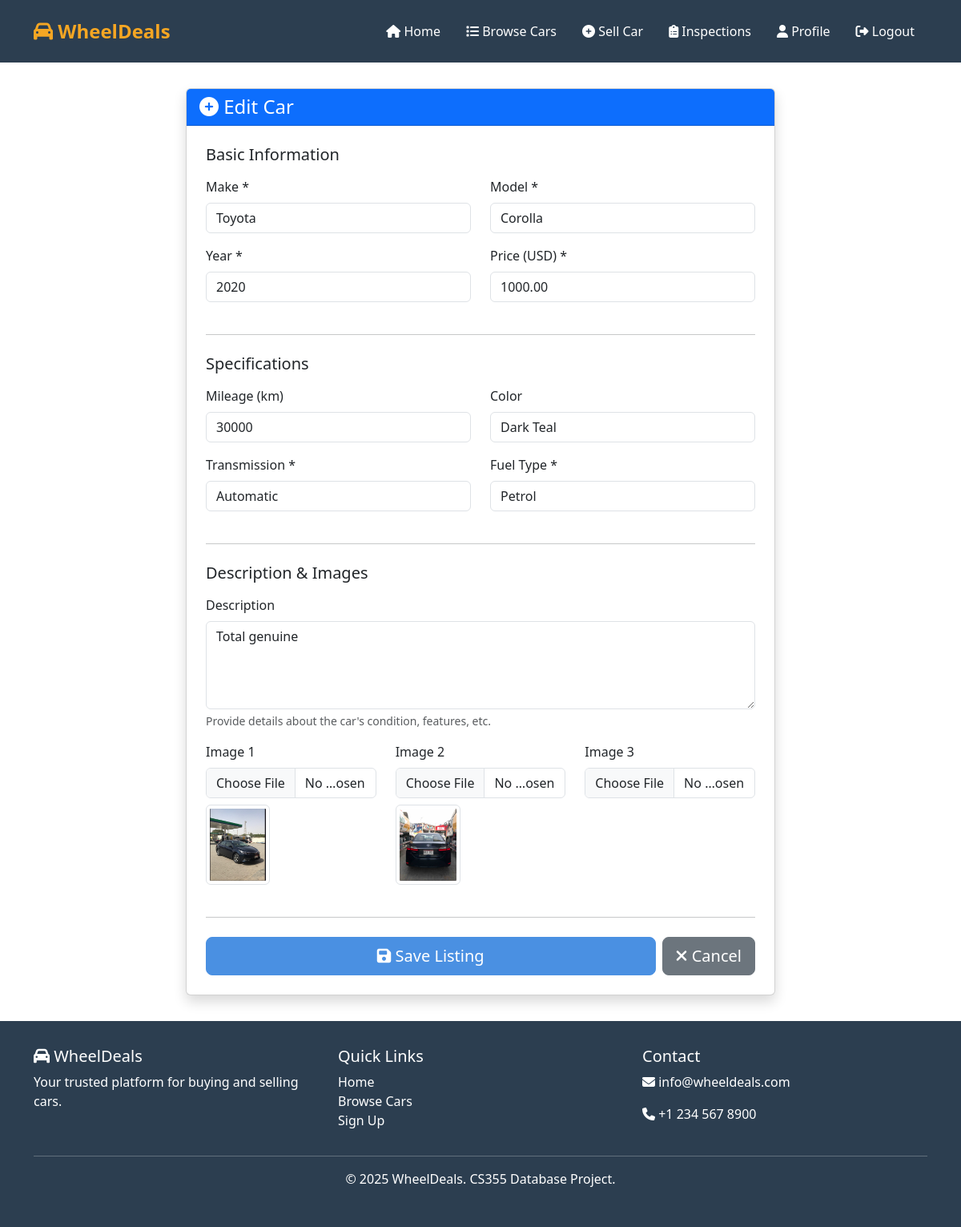
Page /cars/2/edit/ (signed in) on the committed database.
### cars/models.py (models this page shows, shortened)
class Car(models.Model):
    TRANSMISSION_CHOICES = [
        ("automatic", "Automatic"),
        ("manual", "Manual"),
    ]
    FUEL_CHOICES = [
        ("petrol", "Petrol"),
        ("diesel", "Diesel"),
        ("electric", "Electric"),
        ("hybrid", "Hybrid"),
    ]
    STATUS_CHOICES = [
        ("pending", "Pending Review"),
        ("published", "Published"),
        ("declined", "Declined"),
    ]
    make = models.CharField(max_length=100)
    model = models.CharField(max_length=100)
    year = models.IntegerField()
    price = models.DecimalField(max_digits=10, decimal_places=2)
    mileage = models.IntegerField(
        null=True, blank=True, help_text="Mileage in kilometers"
    )
    color = models.CharField(max_length=50, blank=True)
    transmission = models.CharField(
        max_length=20, choices=TRANSMISSION_CHOICES, default="automatic"
    )
    fuel_type = models.CharField(max_length=20, choices=FUEL_CHOICES, default="petrol")
    description = models.TextField(blank=True)
    image1 = models.ImageField(upload_to="cars/", null=True, blank=True)
    image2 = models.ImageField(upload_to="cars/", null=True, blank=True)
    image3 = models.ImageField(upload_to="cars/", null=True, blank=True)
    seller = models.ForeignKey(
        settings.AUTH_USER_MODEL, on_delete=models.CASCADE, related_name="cars"
    )
    date_posted = models.DateTimeField(default=timezone.now)
    is_sold = models.BooleanField(default=False)
    views = models.IntegerField(default=0)
    status = models.CharField(
        max_length=20,
        choices=STATUS_CHOICES,
        default="pending",
        help_text="Moderation status of the listing",
    )
    declined_reason = models.TextField(
        blank=True, help_text="Reason for declining the listing"
    )
    viewed_by = models.ManyToManyField(
        settings.AUTH_USER_MODEL,
        related_name="viewed_cars",
        blank=True,
        help_text="Users who have viewed this car",
    )
    class Meta:
        db_table = "cars_car"
        ordering = ["-date_posted"]
        verbose_name = "Car"
        verbose_name_plural = "Cars"

### cars/views.py (the view)
# urls.py: path("<int:pk>/edit/", views.car_update, name="car_update"),
@login_required
def car_update(request, pk):
    car = get_object_or_404(Car, pk=pk, seller=request.user)
    if request.method == "POST":
        form = CarForm(request.POST, request.FILES, instance=car)
        if form.is_valid():
            form.save()
            messages.success(request, "Your car listing has been updated!")
            return redirect("car_detail", pk=car.pk)
    else:
        form = CarForm(instance=car)
    context = {"form": form, "title": "Edit Car", "car": car}
    return render(request, "cars/car_form.html", context)

### users/models.py (called while the page is built)
    def is_buyer(self):
        return self.role == "buyer"

    def is_seller(self):
        return self.role == "seller"

    def is_inspector(self):
        return self.role == "inspector"

    def is_admin(self):
        return self.role == "admin"

### templates/cars/car_form.html (shortened to what this page needs)
{% extends 'base.html' %}
{% block content %}
<div class="container">
    <div class="row justify-content-center">
        <div class="col-lg-8">
            <div class="card shadow">
                <div class="card-header bg-primary text-white">
                    <h4 class="mb-0">
                        <i class="fas fa-plus-circle"></i> {{ title }}
                    </h4>
                </div>
                <div class="card-body p-4">
                    <form method="post" enctype="multipart/form-data">
                        <h5 class="mb-3">Basic Information</h5>
                        <div class="row">
                            <div class="col-md-6 mb-3">
                                <label for="{{ form.make.id_for_label }}" class="form-label">Make *</label>
                                {{ form.make }}
                            </div>
                            <div class="col-md-6 mb-3">
                                <label for="{{ form.model.id_for_label }}" class="form-label">Model *</label>
                                {{ form.model }}
                            </div>
                        </div>
                        <div class="row">
                            <div class="col-md-6 mb-3">
                                <label for="{{ form.year.id_for_label }}" class="form-label">Year *</label>
                                {{ form.year }}
                            </div>
                            <div class="col-md-6 mb-3">
                                <label for="{{ form.price.id_for_label }}" class="form-label">Price (USD) *</label>
                                {{ form.price }}
                            </div>
                        </div>
                        <hr class="my-4">
                        <h5 class="mb-3">Specifications</h5>
                        <div class="row">
                            <div class="col-md-6 mb-3">
                                <label for="{{ form.mileage.id_for_label }}" class="form-label">Mileage (km)</label>
                                {{ form.mileage }}
                            </div>
                            <div class="col-md-6 mb-3">
                                <label for="{{ form.color.id_for_label }}" class="form-label">Color</label>
                                {{ form.color }}
                            </div>
                        </div>
                        <div class="row">
                            <div class="col-md-6 mb-3">
                                <label for="{{ form.transmission.id_for_label }}" class="form-label">Transmission *</label>
                                {{ form.transmission }}
                            </div>
                            <div class="col-md-6 mb-3">
                                <label for="{{ form.fuel_type.id_for_label }}" class="form-label">Fuel Type *</label>
                                {{ form.fuel_type }}
                            </div>
                        </div>
                        <hr class="my-4">
                        <h5 class="mb-3">Description & Images</h5>
                        <div class="mb-3">
                            <label for="{{ form.description.id_for_label }}" class="form-label">Description</label>
                            {{ form.description }}
                            <div class="form-text">Provide details about the car's condition, features, etc.</div>
                        </div>
                        <div class="row">
                            <div class="col-md-4 mb-3">
                                <label for="{{ form.image1.id_for_label }}" class="form-label">Image 1</label>
                                {{ form.image1 }}
                                {% if car and car.image1 %}
                                <div class="mt-2">
                                    <img src="{{ car.image1.url }}" class="img-thumbnail" style="max-height: 100px;">
                                </div>
                                {% endif %}
                            </div>
                            <div class="col-md-4 mb-3">
                                <label for="{{ form.image2.id_for_label }}" class="form-label">Image 2</label>
                                {{ form.image2 }}
                                {% if car and car.image2 %}
                                <div class="mt-2">
                                    <img src="{{ car.image2.url }}" class="img-thumbnail" style="max-height: 100px;">
                                </div>
                                {% endif %}
                            </div>
                            <div class="col-md-4 mb-3">
                                <label for="{{ form.image3.id_for_label }}" class="form-label">Image 3</label>
                                {{ form.image3 }}
                            </div>
                        </div>
                        <hr class="my-4">
                        <div class="d-flex gap-2">
                            <button type="submit" class="btn btn-primary btn-lg flex-grow-1">
                                <i class="fas fa-save"></i> Save Listing
                            </button>
                            <a href="{% if car %}{% url 'car_detail' car.pk %}{% else %}{% url 'car_list' %}{% endif %}"
                               class="btn btn-secondary btn-lg">
                                <i class="fas fa-times"></i> Cancel
                            </a>
                        </div>
                    </form>
                </div>
            </div>
        </div>
    </div>
</div>
{% endblock %}

### templates/base.html (style rules this page uses)
:root { --primary-color: #4A90E2; --secondary-color: #F5A623; --dark-color: #2C3E50; --light-color: #ECF0F1; }
body { font-family: 'Segoe UI', Tahoma, Geneva, Verdana, sans-serif; min-height: 100vh; display: flex; flex-direction: column; }
.btn-primary { background-color: var(--primary-color); border-color: var(--primary-color); }
.card { transition: transform 0.2s; height: 100%; }

### rows in the picture
Car: make "Toyota", model "Corolla", year "2020", price "1000.00", mileage "30000", color "Dark Teal", transmission "Automatic", fuel_type "Petrol", description "Total genuine", image1 (picture), image2 (picture)

### other values in the picture
{{ title }} "Edit Car"
